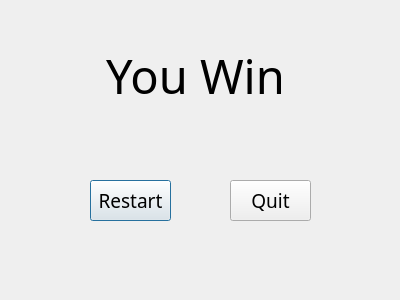
<?xml version="1.0" encoding="UTF-8"?>
<ui version="4.0">
 <class>result_win</class>
 <widget class="QDialog" name="result_win">
  <property name="geometry">
   <rect>
    <x>0</x>
    <y>0</y>
    <width>400</width>
    <height>300</height>
   </rect>
  </property>
  <property name="windowTitle">
   <string>Dialog</string>
  </property>
  <widget class="QLabel" name="label">
   <property name="geometry">
    <rect>
     <x>90</x>
     <y>40</y>
     <width>211</width>
     <height>71</height>
    </rect>
   </property>
   <property name="font">
    <font>
     <family>MV Boli</family>
     <pointsize>35</pointsize>
    </font>
   </property>
   <property name="text">
    <string>You Win</string>
   </property>
   <property name="alignment">
    <set>Qt::AlignCenter</set>
   </property>
  </widget>
  <widget class="QPushButton" name="pushButton">
   <property name="geometry">
    <rect>
     <x>90</x>
     <y>180</y>
     <width>81</width>
     <height>41</height>
    </rect>
   </property>
   <property name="font">
    <font>
     <family>MV Boli</family>
     <pointsize>14</pointsize>
    </font>
   </property>
   <property name="text">
    <string>Restart</string>
   </property>
  </widget>
  <widget class="QPushButton" name="pushButton_2">
   <property name="geometry">
    <rect>
     <x>230</x>
     <y>180</y>
     <width>81</width>
     <height>41</height>
    </rect>
   </property>
   <property name="font">
    <font>
     <family>MV Boli</family>
     <pointsize>14</pointsize>
    </font>
   </property>
   <property name="text">
    <string>Quit</string>
   </property>
  </widget>
 </widget>
 <resources/>
 <connections/>
</ui>
